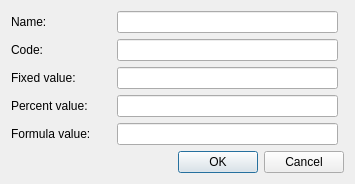
<?xml version="1.0" encoding="UTF-8"?>
<ui version="4.0">
 <class>CreateTax</class>
 <widget class="QDialog" name="CreateTax">
  <property name="geometry">
   <rect>
    <x>0</x>
    <y>0</y>
    <width>355</width>
    <height>177</height>
   </rect>
  </property>
  <property name="windowTitle">
   <string>Create/Update tax</string>
  </property>
  <property name="locale">
   <locale language="English" country="UnitedStates"/>
  </property>
  <property name="modal">
   <bool>false</bool>
  </property>
  <layout class="QGridLayout" name="gridLayout">
   <property name="leftMargin">
    <number>11</number>
   </property>
   <property name="topMargin">
    <number>11</number>
   </property>
   <property name="rightMargin">
    <number>11</number>
   </property>
   <property name="bottomMargin">
    <number>11</number>
   </property>
   <item row="4" column="1">
    <widget class="QLabel" name="formulaLb">
     <property name="text">
      <string>Formula value:</string>
     </property>
    </widget>
   </item>
   <item row="4" column="2">
    <widget class="QLineEdit" name="formulaEdit">
     <property name="toolTip">
      <string>&lt;html&gt;&lt;head/&gt;&lt;body&gt;&lt;p&gt;For example: 1000 (depends on currency, in that case 1000 USD)&lt;/p&gt;&lt;/body&gt;&lt;/html&gt;</string>
     </property>
    </widget>
   </item>
   <item row="1" column="1">
    <widget class="QLabel" name="codeLb">
     <property name="text">
      <string>Code:</string>
     </property>
    </widget>
   </item>
   <item row="9" column="1" colspan="3">
    <layout class="QHBoxLayout" name="horizontalLayout">
     <item>
      <spacer name="horizontalSpacer">
       <property name="orientation">
        <enum>Qt::Horizontal</enum>
       </property>
       <property name="sizeHint" stdset="0">
        <size>
         <width>40</width>
         <height>20</height>
        </size>
       </property>
      </spacer>
     </item>
     <item>
      <widget class="QPushButton" name="okBtn">
       <property name="text">
        <string>OK</string>
       </property>
      </widget>
     </item>
     <item>
      <widget class="QPushButton" name="cancelBtn">
       <property name="text">
        <string>Cancel</string>
       </property>
      </widget>
     </item>
    </layout>
   </item>
   <item row="0" column="1">
    <widget class="QLabel" name="nameLb">
     <property name="minimumSize">
      <size>
       <width>100</width>
       <height>0</height>
      </size>
     </property>
     <property name="text">
      <string>Name:</string>
     </property>
    </widget>
   </item>
   <item row="2" column="1">
    <widget class="QLabel" name="fixedLb">
     <property name="text">
      <string>Fixed value:</string>
     </property>
    </widget>
   </item>
   <item row="3" column="1">
    <widget class="QLabel" name="percentValue">
     <property name="text">
      <string>Percent value:</string>
     </property>
    </widget>
   </item>
   <item row="0" column="2">
    <widget class="QLineEdit" name="nameEdit"/>
   </item>
   <item row="1" column="2">
    <widget class="QLineEdit" name="codeEdit"/>
   </item>
   <item row="2" column="2">
    <widget class="QLineEdit" name="fixedEdit"/>
   </item>
   <item row="3" column="2">
    <widget class="QLineEdit" name="percentEdit"/>
   </item>
  </layout>
 </widget>
 <tabstops>
  <tabstop>formulaEdit</tabstop>
  <tabstop>okBtn</tabstop>
  <tabstop>cancelBtn</tabstop>
 </tabstops>
 <resources/>
 <connections/>
</ui>
